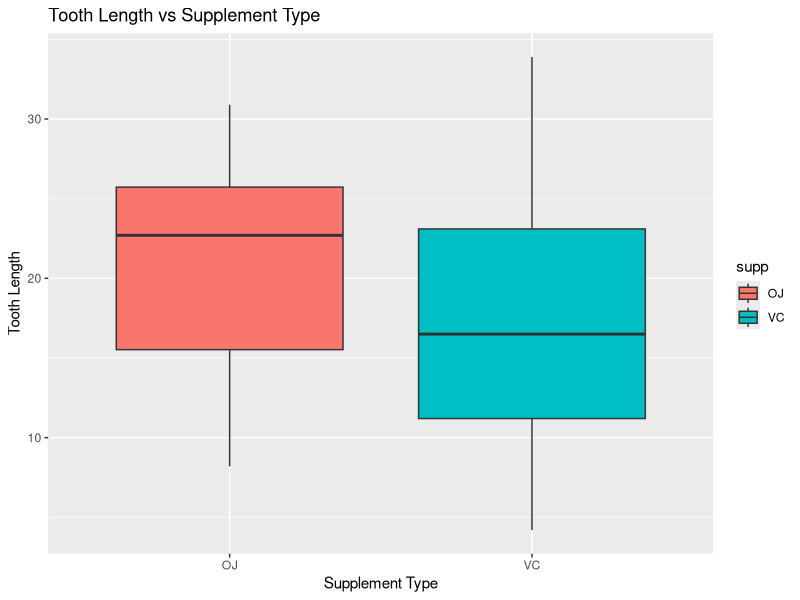
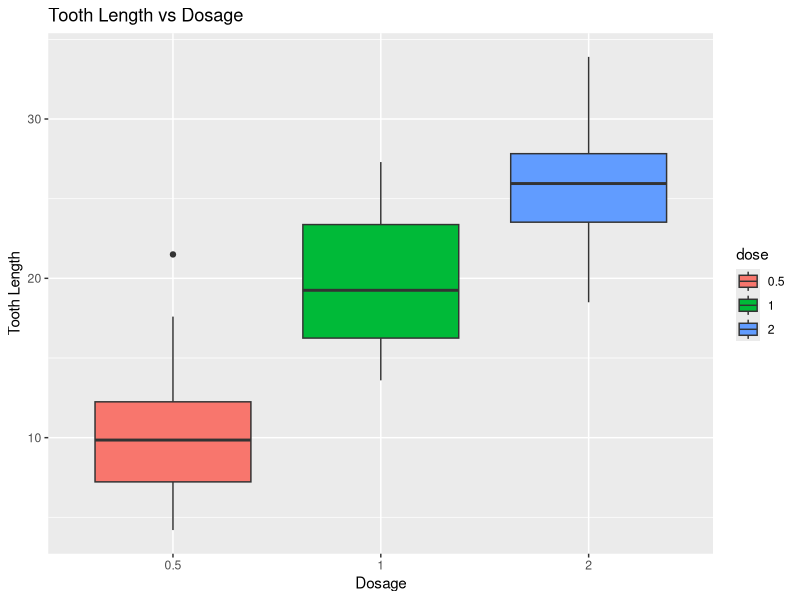
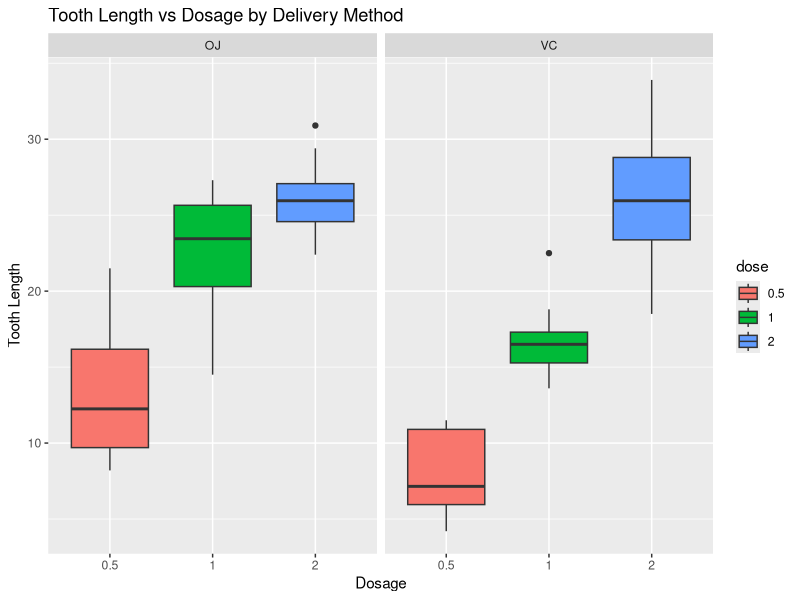

The R source for these figures, in order: (Note: this script raises an error after producing the figures.)
## ---- chunk 1
knitr::opts_chunk$set(warning=FALSE, fig.height=2, fig.width=5)
set.seed(77)
library(ggplot2)
## ---- chunk 2
# Load the data
data(ToothGrowth)

# Understand structure of data
str(ToothGrowth)

# Summarize the data
summary(ToothGrowth)
## ---- chunk 3
ToothGrowth$dose <- as.factor(ToothGrowth$dose)
## ---- chunk 4
# Relationship 1
ggplot(data=ToothGrowth, mapping=aes(x=supp, y=len)) + 
  geom_boxplot(mapping=aes(fill=supp)) + 
  labs(title="Tooth Length vs Supplement Type", x="Supplement Type", y="Tooth Length")
## ---- chunk 5
# Relationship 2
ggplot(data=ToothGrowth, mapping=aes(x=dose, y=len)) + 
  geom_boxplot(mapping=aes(fill=dose)) + 
  labs(title="Tooth Length vs Dosage", x="Dosage", y="Tooth Length")
## ---- chunk 6
# Relationship 3
ggplot(data=ToothGrowth, mapping=aes(x=dose, y=len)) + 
  geom_boxplot(mapping=aes(fill=dose)) + 
  labs(title="Tooth Length vs Dosage by Delivery Method", x="Dosage", y="Tooth Length") + 
  facet_grid(~supp)
## ---- chunk 7
t.test(formula=len~supp, data=ToothGrowth, paired=FALSE)
## ---- chunk 8
# Dose amounts 0.5 and 1.0
t.test(formula=len~dose, data=subset(ToothGrowth, ToothGrowth$dose %in% c(0.5, 1.0)))

# Dose amounts 0.5 and 2.0
t.test(formula=len~dose, data=subset(ToothGrowth, ToothGrowth$dose %in% c(0.5, 2.0)))

# Dose amounts 1.0 and 2.0
t.test(formula=len~dose, data=subset(ToothGrowth, ToothGrowth$dose %in% c(1.0, 2.0)))
